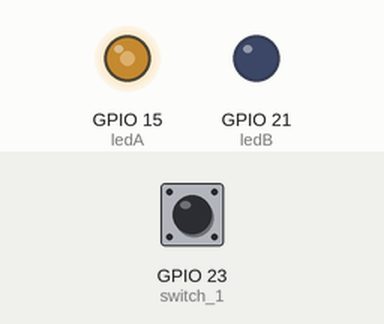
A sketch run on a simulated ESP32. On the bench: output pins drawn as LEDs (lit = HIGH). The inputs (shaded band) are chosen by the test bench; at power-on: GPIO 23 (switch_1) LOW.

Above: at 1.2 s.
1.3 s: GPIO 23 (switch_1) pulled HIGH for 0.15 s
At 1.9 s:
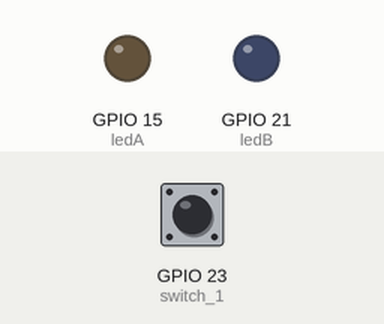
2.9 s: GPIO 23 (switch_1) pulled HIGH for 1 s
Timing chart, 0 to 12.9 s (numbered marks = the images above; inputs shaded):
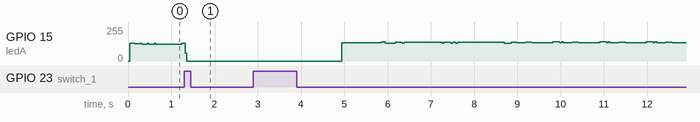

The sketch:

embedded_software_assignment1_10-2-22_final.ino
```cpp
// Define the buttons and LED's to pins on the ESP32
#define switch_1 23
#define switch_2 23
#define ledA 15
#define ledB 21

// Initialise parameters from surname: Wakefield
/* the timings for a, b, d and the length of signal B were mutiplied
 *  by 1000 during development to make squence more visible
 */
int a = 400; //*1000;
int b = 100; //*1000;
int c = 15;  // counter max
int d = 2500; //*1000;

// variable for statuses of signals A and B

int ledAstate;
int ledBstate;

int counter; // counter keeps track of how many intervals have occured
long interval; // variable interval

int waveform_on; // variable for button 1 status
int waveform_extend; // variable for button 2 status

unsigned long prevTime;
unsigned long currentTime;
int sigswitch; // variable for switching between A and B signals

// the setup function runs once when you press reset or power the board

void setup() {
  // initialize digital pins to the leds as outputs and buttons as inputs

  pinMode(switch_1, INPUT);
  pinMode(switch_2, INPUT);
  pinMode(ledA, OUTPUT);
  pinMode(ledB, OUTPUT);


  unsigned long currentTime;

  waveform_on = HIGH; // kill button when HIGH
  waveform_extend = LOW; // extend the waveform by 3 (c + 3)

  interval = 50; //*1000; // initial interval
}

// the loop function runs over and over again forever
void loop() {

  currentTime = micros(); // microsecond function to keep track of time

  int button1State = digitalRead(switch_1); // read status of button 1
  int button2State = digitalRead(switch_2); // read status of button 2

  // When button 1 pushed waveform is toggled off if it is previously on
  if ((button1State == HIGH) && (waveform_on == HIGH)){
    waveform_on = LOW;
    delay(1000);
  }
  // When button 1 pushed waveform is toggled on if it is off
  else if ((button1State == HIGH) && (waveform_on == LOW)){
    waveform_on = HIGH;
    delay(1000);
  }

  // When button 1 allows signal
  if (waveform_on == HIGH){

    // mode 3: when button 2 pushed waveform extender alters c by + 3
    if ((button2State == HIGH) && (waveform_extend == HIGH)){
      waveform_extend = LOW;
      c = 15;
      delay(1000);
    }
    // when button 2 pushed waveform extender is toggled on if previously off
    else if ((button2State == HIGH) && (waveform_extend == LOW)){
      c = 18;
      delay(1000);
    }

    // activate signals A or B
    if (sigswitch == 1){
      signalA();
    }
    else{
      signalB();
    }
  }
}

void signalA(){

  // the difference of previous time to current time used to give interval between A pulses
  if (currentTime - prevTime >= interval) {
    prevTime = currentTime; // update previous time

    // when counter reaches max turn off A, reset counter, increase interval by d,
    //toggle signal switch to activate B
    if (counter == c){      // c = 15 normal, 18 extended
      ledAstate = 0;
      interval = b + d;
      counter = 0;
      digitalWrite(ledA, LOW);
      sigswitch = 0;
      }

    else{
      // if A is off
      if (ledAstate == 0){
        interval = a + (counter * 50 /** 1000*/); // increase interval for larger A pulse
        counter++; // increase counter
        ledAstate = 1; // turn A back on with new interval
        digitalWrite(ledA, HIGH);
      }

      else{ // turn A off, use b as interval
        ledAstate = 0;
        interval = b;
        digitalWrite(ledA, LOW);
      }
    }
  }
}

void signalB(){
  // the difference of previous time to current time used to give interval b + d
  if (currentTime - prevTime >= interval){
    prevTime = currentTime;

    if (ledBstate == 1) { //switch to signal A if B is on at end of interval
      ledBstate = 0;
      interval = 0; // no time between end of B and start of A
      sigswitch = 1;
      digitalWrite(ledB, LOW);
    }
    else {
      ledBstate = 1; // turn on B
      interval = 50; //*1000; //length of signal B
      digitalWrite(ledB, HIGH);
    }
  }
}
```
